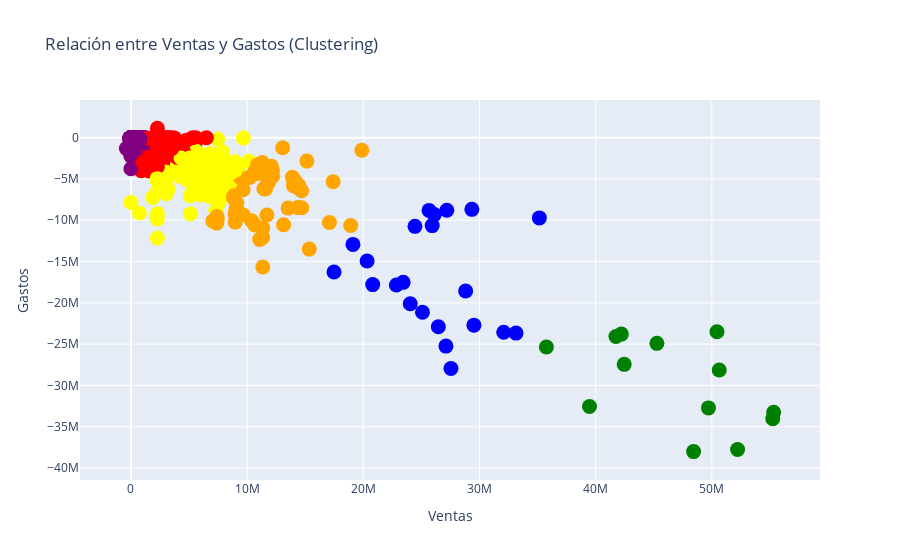

Here is the notebook cell this chart was saved with:
### Code cell
import plotly.graph_objects as go
from sklearn.cluster import KMeans
from sklearn.impute import SimpleImputer

# Imputar los valores faltantes en el DataFrame // Si se imputan muchos datos la tendencia central de los datos puede 
# variar: https://scikit-learn.org/stable/modules/generated/sklearn.impute.SimpleImputer.html
imputer = SimpleImputer(strategy='mean') #La media tenemos en cuenta como estrategia
nuevo_df_imputed = imputer.fit_transform(df_cluster[['VTA', 'GTO']])

# Crear el gráfico de dispersión
fig = go.Figure(data=go.Scatter(
    x=nuevo_df_imputed[:, 0],  # Columna de ventas imputada en el eje x
    y=nuevo_df_imputed[:, 1],  # Columna de gastos imputada en el eje y
    mode='markers',
    text=df_cluster.index,  # Columna de número de obra como texto al pasar el mouse sobre los puntos
    marker=dict(
        size=15,
        color='blue'
    )
))

# Aplicar el algoritmo K-means a los datos imputados de ventas y gastos
kmeans = KMeans(n_clusters=6)
kmeans.fit(nuevo_df_imputed)

# Obtenemos etiquetas de los clusters
cluster_labels = kmeans.labels_

# agregamos las etiquetas de los clusters al DataFrame
df_cluster['Cluster'] = cluster_labels

# Configurar los colores de los puntos según los clusters
colors = ['red', 'green', 'blue', 'orange', 'purple', 'yellow']
marker_colors = [colors[label] for label in cluster_labels]
fig.update_traces(marker=dict(color=marker_colors))

# Configurar el diseño del gráfico
fig.update_layout(
    title='Relación entre Ventas y Gastos (Clustering)',
    xaxis_title='Ventas',
    yaxis_title='Gastos',
    hovermode='closest'
)

# Mostrar el gráfico
fig.show()

### Figure 1 — Plotly figure (JSON) as saved in the notebook; plotly's stock layout.template omitted (floating-point values rounded to 4 significant figures; data arrays with more than 128 entries replaced by an {"elided": "..."} marker saying what was removed)
{"data": [{"marker": {"color": {"elided": "2074 str values"}, "size": 15}, "mode": "markers", "text": {"elided": "2074 str values"}, "type": "scatter", "x": {"elided": "2074 float values"}, "y": {"elided": "2074 float values"}}], "layout": {"hovermode": "closest", "title": {"text": "Relación entre Ventas y Gastos (Clustering)"}, "xaxis": {"title": {"text": "Ventas"}}, "yaxis": {"title": {"text": "Gastos"}}}}
